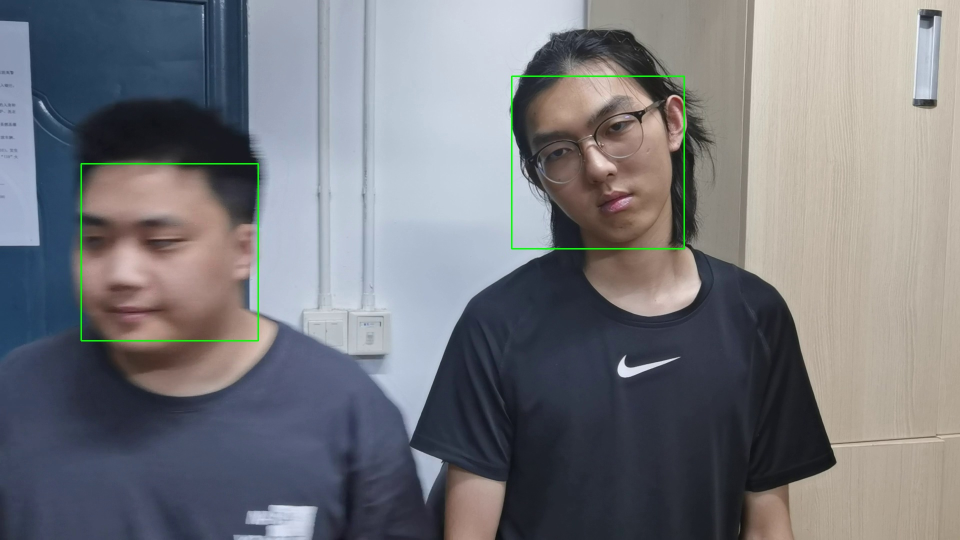
#> input picture cv4/face_tracking/frame_492.jpg, 1920 x 1080 px, found by its file name (shown at 1/2 size)
$ python matching_opencv.py
#> lines starting #> are read from the running program, lines starting #| are printed output that depends on the picture; pictures that were not available may be replaced by others from this repository, and a replacement may not be noted
import cv2
from scipy.spatial.distance import cosine


def extract_facial_features(image_path):
    # 加载图像并创建人脸检测器和关键点检测器
    face_cascade = cv2.CascadeClassifier('haarcascade_frontalface_default.xml')
    facial_landmark_detector = cv2.face.createFacemarkLBF()

    # Load model
    facial_landmark_detector.loadModel('lbfmodel.yaml')

    image = cv2.imread(image_path)
    gray = cv2.cvtColor(image, cv2.COLOR_BGR2GRAY)

    # 检测人脸
    faces = face_cascade.detectMultiScale(gray, scaleFactor=1.1, minNeighbors=5, minSize=(30, 30))

    # 提取每个检测到的人脸的特征点
    facial_features = []
    ok, landmarks = facial_landmark_detector.fit(gray, faces)
    for landmark in landmarks:
        facial_features.append(landmark[0].flatten())  # 将特征点转换为一维数组

    return facial_features


def calculate_similarity(face1_features, face2_features):
    # 计算余弦相似度
    similarity_score = 1.0 - cosine(face1_features, face2_features)
    return similarity_score


# 图像路径
image1_path = 'frames_folder/frame_492.jpg'
image2_path = 'frames_folder/frame_661.jpg'

# 加载人脸检测器
face_cascade = cv2.CascadeClassifier(cv2.data.haarcascades + 'haarcascade_frontalface_default.xml')

# 加载图像
image1 = cv2.imread(image1_path)
#> image1 is the input picture: shape (1080, 1920, 3); mean B, G, R 125.1, 120.1, 119
image2 = cv2.imread(image2_path)
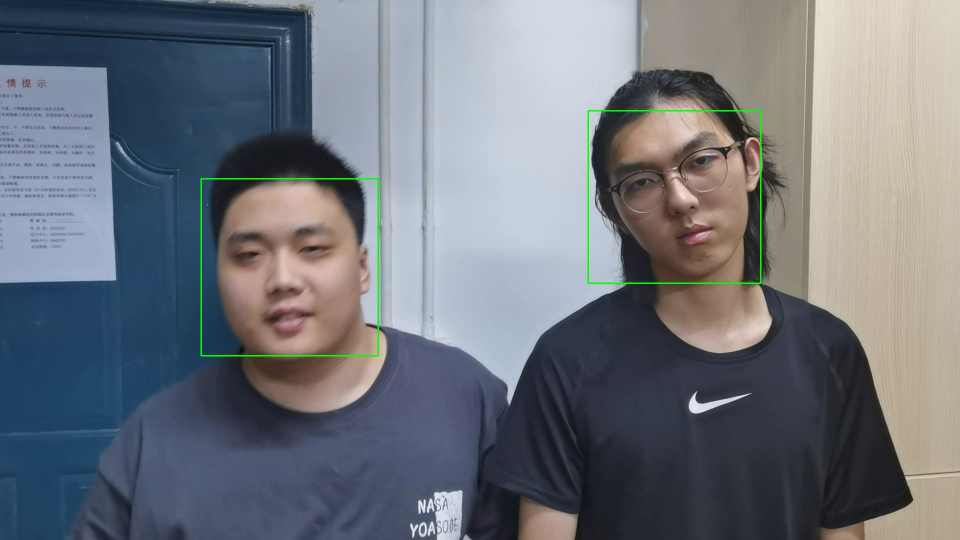
#> input picture cv4/face_tracking/frame_111.jpg, 1920 x 1080 px, given in place of frame_661.jpg, which was not available (shown at 1/2 size)
#> image2 is the input picture: shape (1080, 1920, 3); mean B, G, R 123.8, 116.2, 111.3

# 灰度化图像
gray1 = cv2.cvtColor(image1, cv2.COLOR_BGR2GRAY)
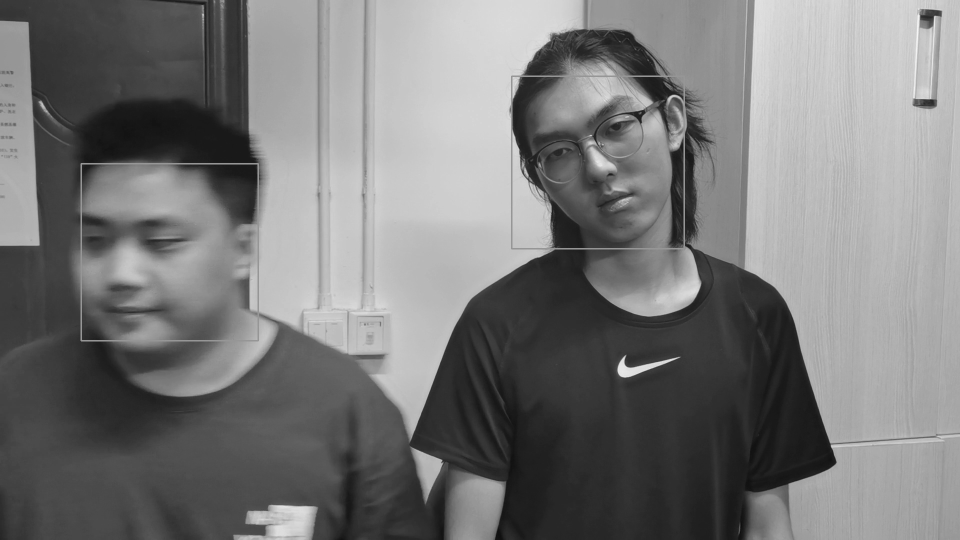
#> gray1: shape (1080, 1920) (shown at 1/2 size); min 10, max 250, mean 120.4
gray2 = cv2.cvtColor(image2, cv2.COLOR_BGR2GRAY)
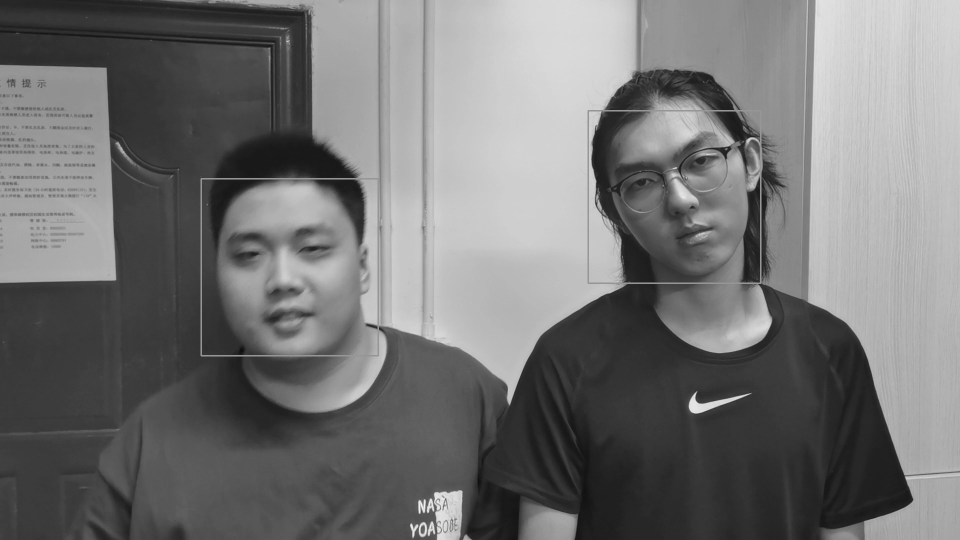
#> gray2: shape (1080, 1920) (shown at 1/2 size); min 12, max 253, mean 115.6

# 检测人脸
faces1 = face_cascade.detectMultiScale(gray1, scaleFactor=1.1, minNeighbors=5, minSize=(30, 30))
#> faces1 = [[71, 327, 397, 397], [1022, 137, 344, 344]]
faces2 = face_cascade.detectMultiScale(gray2, scaleFactor=1.1, minNeighbors=5, minSize=(30, 30))
#> faces2 = [[385, 355, 367, 367], [1172, 208, 338, 338]]

# 提取人脸特征
features1 = extract_facial_features(image1_path)
#> (the run stopped early here; a loop or call above may not have finished)
